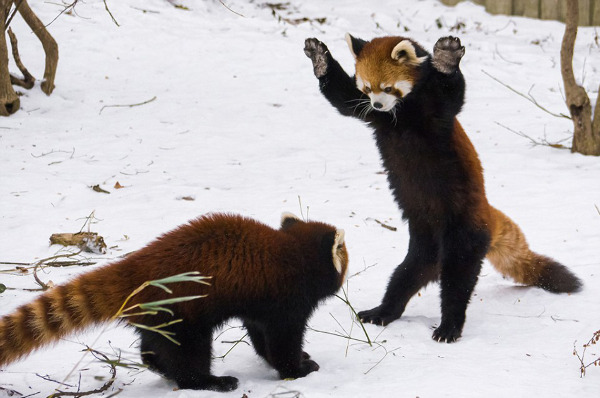
//> input picture class4/class4/raccoon_hw.jpg, 600 x 398 px
$ ./homework4_1   (built with g++ and OpenCV 4)
//> lines starting //> are read from the running program, lines starting //| are printed output that depends on the picture; after the words box and inside, x2 and y2 are one past the last pixel; in counts of white or black regions, pixels touching at a corner belong together
#include <opencv2/core/core.hpp>
#include <opencv2/highgui/highgui.hpp>
#include <opencv2/imgproc/imgproc.hpp>

using namespace std;

int main() {

	//读入图片
	cv::Mat image = cv::imread("raccoon_hw.jpg");
//> image is the input picture: 398 rows x 600 cols, CV_8UC3; mean B, G, R 170.6, 170.7, 176.3

	cv::Mat gray;
	//转化为灰度图
	cv::cvtColor(image, gray, CV_RGB2GRAY);
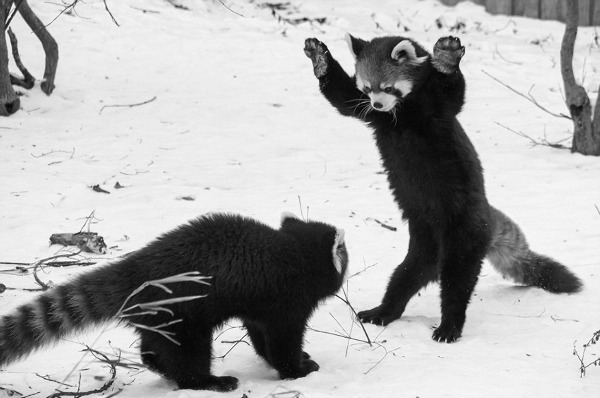
//> gray: 398 rows x 600 cols, CV_8UC1; min 0, max 255, mean 171.4
	cv::threshold(gray, gray, 180, 255, cv::THRESH_BINARY_INV);
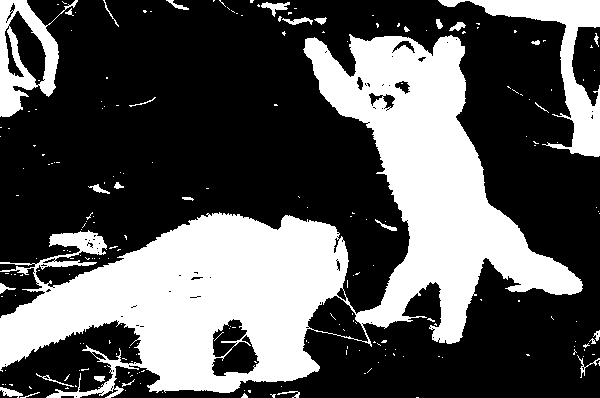
//> gray: 398 rows x 600 cols, CV_8UC1; 34.6% white; 219 white regions (188 under 20 px), largest, box (x1, y1, x2, y2) and area: (0, 34, 583, 398) 71531, (438, 0, 600, 157) 5382, (0, 0, 78, 117) 3419

	cv::erode(gray, gray, cv::Mat(), cv::Point(-1, -1), 1);//腐蚀
	cv::dilate(gray, gray, cv::Mat(), cv::Point(-1, -1), 1);//膨胀

	std::vector<std::vector<cv::Point> > contours;
	cv::findContours(gray, contours, CV_RETR_EXTERNAL/*获取外轮廓*/,
		CV_CHAIN_APPROX_NONE/*获取每个轮廓的每个像素*/, cv::Point());
//> contours = 47 contours, 21 with area under 20; largest, box (x1, y1, x2, y2) and area: (0, 213, 348, 393) 37619, (304, 36, 582, 344) 32164, (470, 0, 600, 157) 4816, (0, 0, 59, 117) 2985, (50, 232, 107, 255) 754

	std::vector<std::vector<cv::Point> >::const_iterator it = contours.begin();
	while (it != contours.end()) {
		if (it->size() < 1000)
			it = contours.erase(it);
		else
			++it;
	}
//> this loop made 47 passes
//> after the loop, contours = 2 contours; box (x1, y1, x2, y2) and area: (0, 213, 348, 393) 37619, (304, 36, 582, 344) 32164
	cv::drawContours(gray, contours, -1/*绘制所有轮廓*/, cv::Scalar(255)/*绘制为白色*/, CV_FILLED/*轮廓全部填充*/);
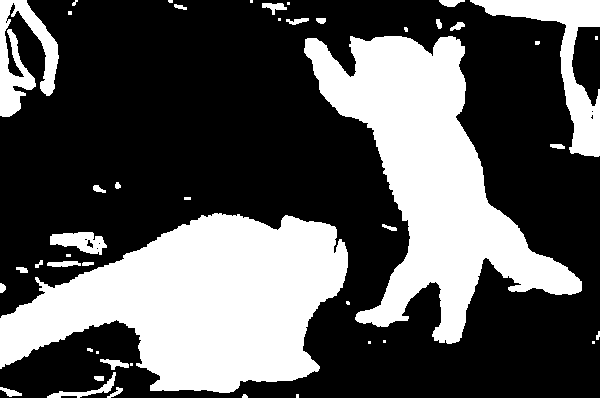
//> gray: 398 rows x 600 cols, CV_8UC1; 34.5% white; 47 white regions (18 under 20 px), largest, box (x1, y1, x2, y2) and area: (0, 213, 348, 393) 38159, (304, 36, 582, 344) 32806, (470, 0, 600, 157) 5113

	cv::cvtColor(gray, gray, CV_GRAY2RGB);

	cv::Mat show_image(cv::Size(2 * image.cols, image.rows), CV_8UC3);
	image.copyTo(show_image(cv::Rect(0,0,image.cols,image.rows)));
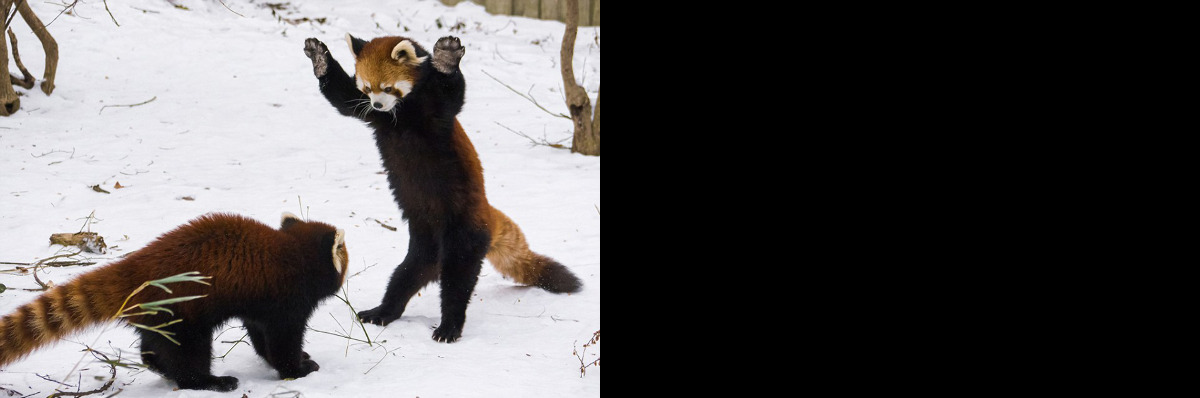
//> show_image: 398 rows x 1200 cols, CV_8UC3; mean B, G, R 85.3, 85.3, 88.2
	gray.copyTo(show_image(cv::Rect(image.cols, 0, image.cols, image.rows)));
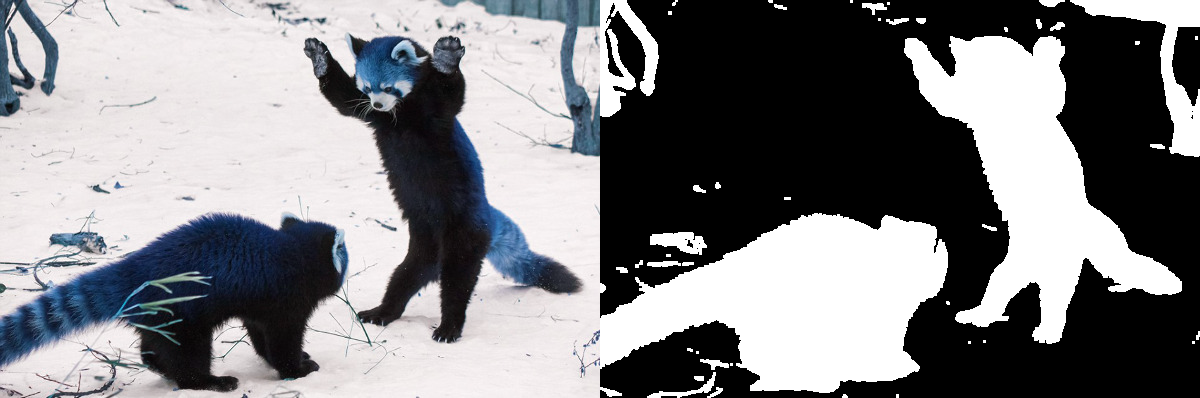
//> show_image: 398 rows x 1200 cols, CV_8UC3; 17.24% of pixels changed, all inside (x1, y1, x2, y2) = (600, 0, 1200, 398)

	vector<int> compression_params;
	compression_params.push_back(CV_IMWRITE_JPEG_QUALITY);					    compression_params.push_back(100); //在这个填入你要的图片质量
	cv::imwrite("homework4_1.jpg", show_image, compression_params);


	cv::imshow("show", show_image);
	cv::waitKey(0);
}
